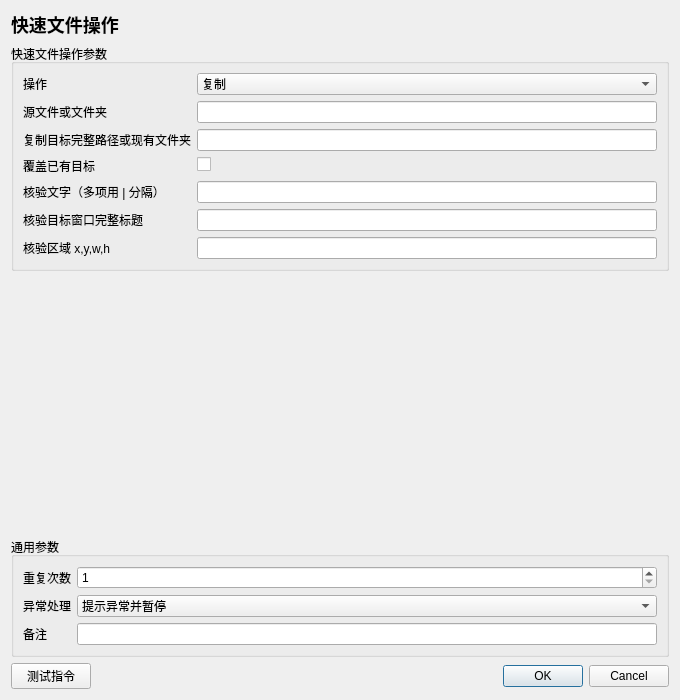
<?xml version='1.0' encoding='utf-8'?>
<ui version="4.0"><class>InstructionEditor</class><widget class="QDialog" name="InstructionEditor">
<property name="geometry"><rect><x>0</x><y>0</y><width>680</width><height>700</height></rect></property><property name="minimumSize"><size><width>560</width><height>480</height></size></property><property name="windowTitle"><string>快速文件操作</string></property>
<layout class="QVBoxLayout" name="rootLayout">
<item><widget class="QLabel" name="titleLabel"><property name="text"><string>快速文件操作</string></property><property name="styleSheet"><string>font-size: 18px; font-weight: 600;</string></property></widget></item>
<item><widget class="QGroupBox" name="parameterGroupBox"><property name="title"><string>快速文件操作参数</string></property><layout class="QFormLayout" name="parameterFormLayout"><item row="0" column="0"><widget class="QLabel" name="parameterLabel_0"><property name="text"><string>操作</string></property></widget></item><item row="0" column="1"><widget class="QComboBox" name="parameter_0"><item><property name="text"><string>打开</string></property></item><item><property name="text"><string>复制</string></property></item><property name="currentIndex"><number>1</number></property></widget></item><item row="1" column="0"><widget class="QLabel" name="parameterLabel_1"><property name="text"><string>源文件或文件夹</string></property></widget></item><item row="1" column="1"><widget class="QLineEdit" name="parameter_1"><property name="text"><string /></property></widget></item><item row="2" column="0"><widget class="QLabel" name="parameterLabel_2"><property name="text"><string>复制目标完整路径或现有文件夹</string></property></widget></item><item row="2" column="1"><widget class="QLineEdit" name="parameter_2"><property name="text"><string /></property></widget></item><item row="3" column="0"><widget class="QLabel" name="parameterLabel_3"><property name="text"><string>覆盖已有目标</string></property></widget></item><item row="3" column="1"><widget class="QCheckBox" name="parameter_3"><property name="checked"><bool>false</bool></property></widget></item><item row="4" column="0"><widget class="QLabel" name="parameterLabel_4"><property name="text"><string>核验文字（多项用 | 分隔）</string></property></widget></item><item row="4" column="1"><widget class="QLineEdit" name="parameter_4"><property name="text"><string /></property></widget></item><item row="5" column="0"><widget class="QLabel" name="parameterLabel_5"><property name="text"><string>核验目标窗口完整标题</string></property></widget></item><item row="5" column="1"><widget class="QLineEdit" name="parameter_5"><property name="text"><string /></property></widget></item><item row="6" column="0"><widget class="QLabel" name="parameterLabel_6"><property name="text"><string>核验区域 x,y,w,h</string></property></widget></item><item row="6" column="1"><widget class="QLineEdit" name="parameter_6"><property name="text"><string /></property></widget></item></layout></widget></item>
<item><spacer name="verticalSpacer"><property name="orientation"><enum>Qt::Vertical</enum></property><property name="sizeHint" stdset="0"><size><width>20</width><height>20</height></size></property></spacer></item>
<item><widget class="QGroupBox" name="commonGroupBox"><property name="title"><string>通用参数</string></property><layout class="QFormLayout" name="commonFormLayout">
<item row="0" column="0"><widget class="QLabel" name="repeatLabel"><property name="text"><string>重复次数</string></property></widget></item><item row="0" column="1"><widget class="QSpinBox" name="repeatSpinBox"><property name="minimum"><number>1</number></property><property name="maximum"><number>999999</number></property><property name="value"><number>1</number></property></widget></item>
<item row="1" column="0"><widget class="QLabel" name="errorPolicyLabel"><property name="text"><string>异常处理</string></property></widget></item><item row="1" column="1"><widget class="QComboBox" name="errorPolicyComboBox"><item><property name="text"><string>自动跳过</string></property></item><item><property name="text"><string>提示异常并暂停</string></property></item><item><property name="text"><string>提示异常并停止</string></property></item><property name="currentIndex"><number>1</number></property></widget></item>
<item row="2" column="0"><widget class="QLabel" name="noteLabel"><property name="text"><string>备注</string></property></widget></item><item row="2" column="1"><widget class="QLineEdit" name="noteEdit" /></item>
</layout></widget></item>
<item><layout class="QHBoxLayout" name="footerLayout"><item><widget class="QPushButton" name="testButton"><property name="text"><string>测试指令</string></property></widget></item><item><spacer name="footerSpacer"><property name="orientation"><enum>Qt::Horizontal</enum></property><property name="sizeHint" stdset="0"><size><width>40</width><height>20</height></size></property></spacer></item><item><widget class="QDialogButtonBox" name="buttonBox"><property name="standardButtons"><set>QDialogButtonBox::Cancel|QDialogButtonBox::Ok</set></property></widget></item></layout></item>
</layout></widget><resources /><connections /></ui>
